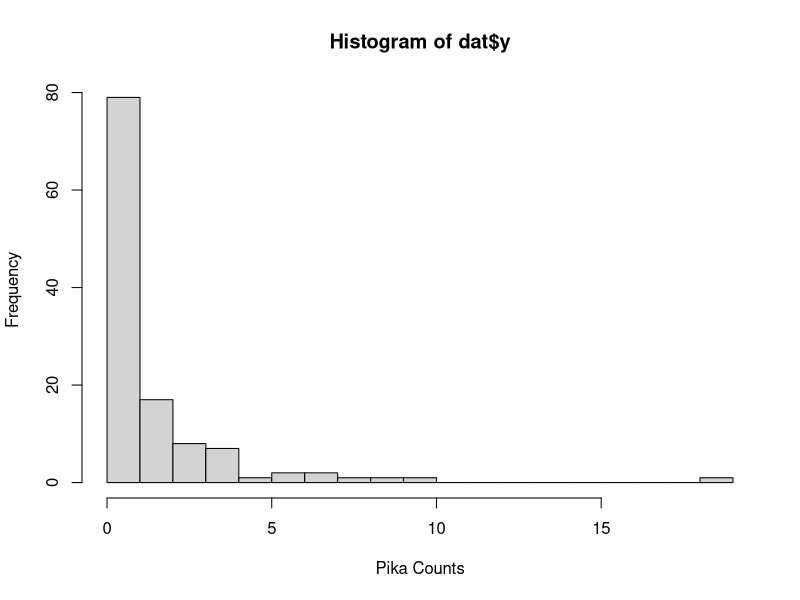
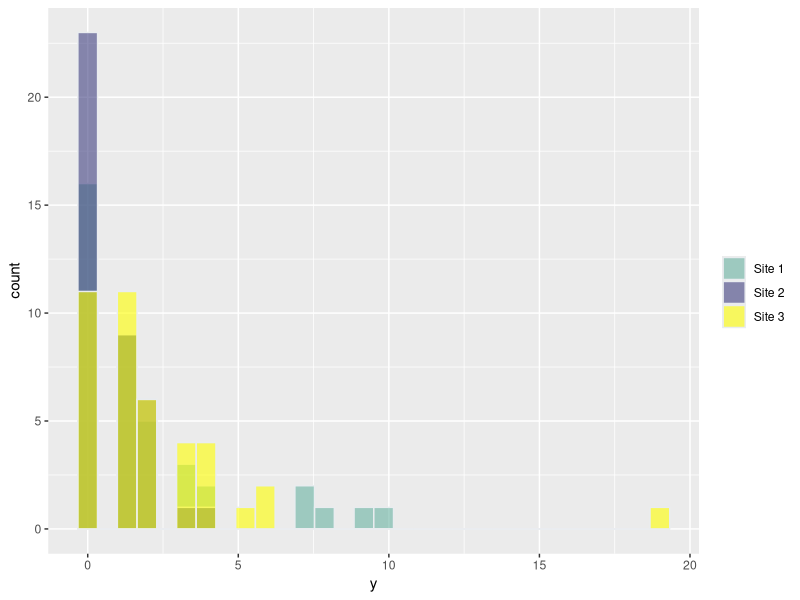
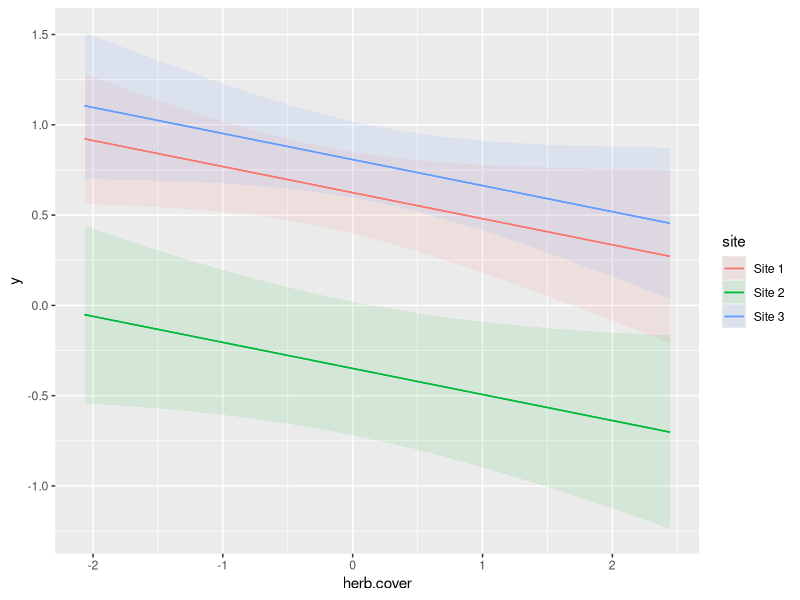
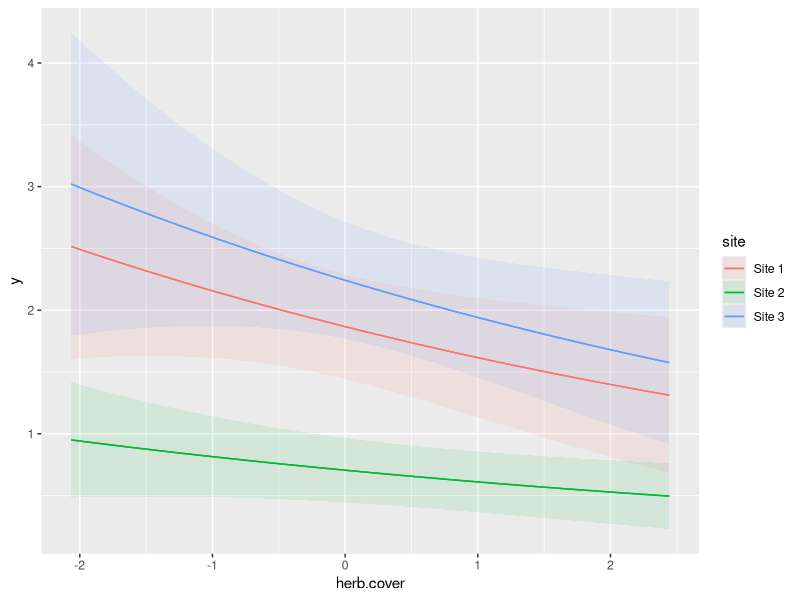
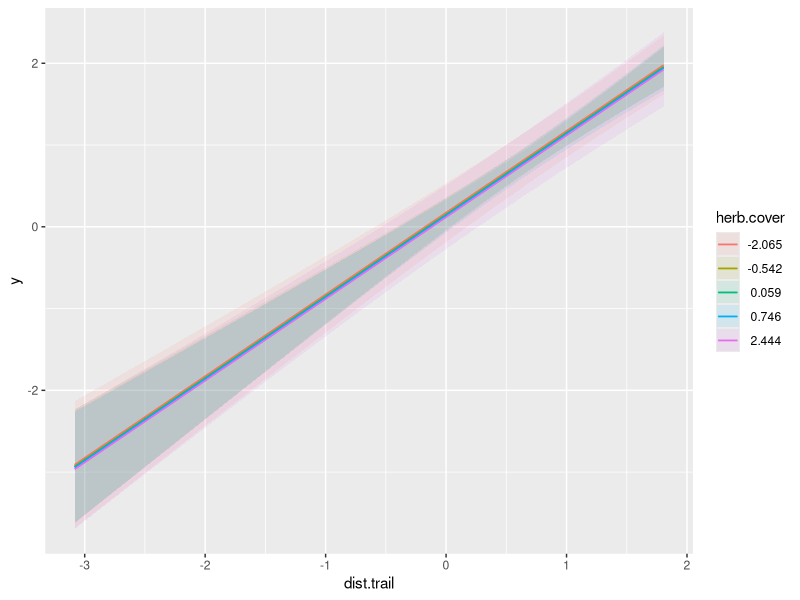
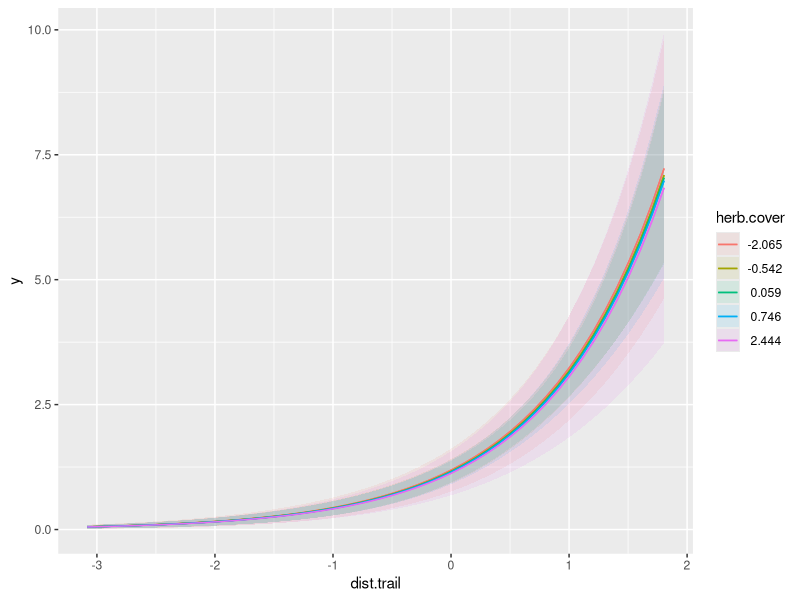
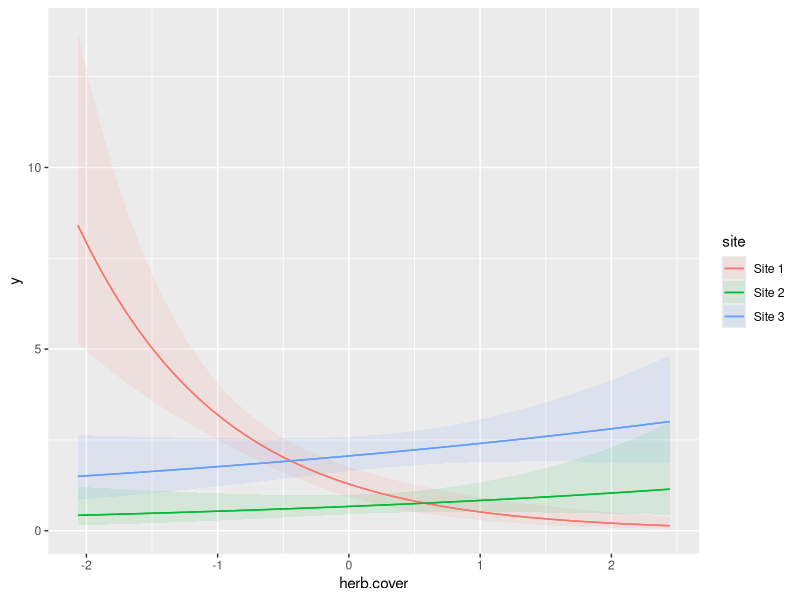
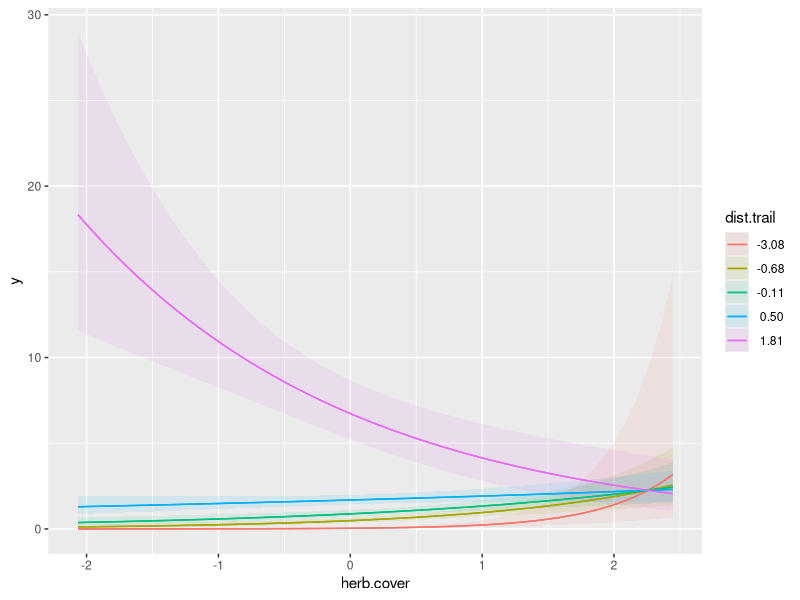

Write the R code that produced these figures, in order.
## ----eval=TRUE,echo=FALSE-------------------------------------------------------------------------------------------------------------------------------------------------------------------------
  n=120
  site=as.factor(rep(c("Site 1","Site 2", "Site 3"),n/3))
  set.seed(354)
  herb.cover = rnorm(n, 0, 1)
  dist.trail = rnorm(n, 0, 1)
  beta=c(0,-1,0.5,0.25,1,-0.25)
  X=model.matrix(~site+herb.cover*dist.trail)
  lambda = exp(X%*%beta)
  set.seed(3434)
  y = rpois(n, lambda)
  dat = data.frame(y=y,site=site,herb.cover=herb.cover,dist.trail=dist.trail)
  hist(dat$y,xlab="Pika Counts",breaks=20)  


## ----echo=FALSE, echo=FALSE-----------------------------------------------------------------------------------------------------------------------------------------------------------------------
library(ggplot2)
  ggplot(dat, aes(x=y, fill=site)) +
    geom_histogram( color="#e9ecef", alpha=0.6, position = 'identity') +
    scale_fill_manual(values=c("#69b3a2", "#404080",
                               "yellow")) +
    labs(fill="")


## ----eval=TRUE,echo=TRUE--------------------------------------------------------------------------------------------------------------------------------------------------------------------------
model = glm(y~site,
            data=dat, 
            family = poisson(link = 'log')
            )



## ----eval=TRUE,echo=TRUE--------------------------------------------------------------------------------------------------------------------------------------------------------------------------
summary(model)


## ----eval=TRUE,echo=TRUE--------------------------------------------------------------------------------------------------------------------------------------------------------------------------
model$converged
model$method
model$boundary
model$iter
model$control


## ----echo=TRUE, include=TRUE, eval=TRUE-----------------------------------------------------------------------------------------------------------------------------------------------------------
  #Here is our negative log-likelihood function with three
  #parameters - beta0, beta1, and beta2 (1)
  #inputs = design matrix X
  neg.log.like = function(par,X) {
    
    #linear model of parameters par and design matrix (X)
    lam=par[1]*X[,1]+par[2]*X[,2]+par[3]*X[,3]
    
    #neg log-likelihood
    sum(-dpois(y,lambda = exp(lam),log = TRUE))
  }


## ----echo=TRUE, include=TRUE, eval=TRUE-----------------------------------------------------------------------------------------------------------------------------------------------------------
#Use optim function with initial values and define the lower and upper limits of the possible values
  fit1 <- optim(
    par = c(0,0,0), #start
    X = X,
    fn = neg.log.like,
    method = "L-BFGS-B",
    lower = c(-10, -10, -10),
    upper = c(10, 10, 10)
  )



## ----echo=FALSE, include=TRUE, eval=TRUE----------------------------------------------------------------------------------------------------------------------------------------------------------
a =rbind(fit1$par,
      coef(model)
      )
rownames(a)=c("glm.fit","ours")
a


## ----eval=TRUE,echo=TRUE--------------------------------------------------------------------------------------------------------------------------------------------------------------------------
dat$site.re = relevel(dat$site,ref="Site 2")
levels(dat$site.re) 


## ----eval=TRUE,echo=TRUE--------------------------------------------------------------------------------------------------------------------------------------------------------------------------
model2 = glm(y~site.re,
             data = dat, 
             family = poisson(link = 'log')
            )
summary(model2)


## ----eval=TRUE,echo=FALSE-------------------------------------------------------------------------------------------------------------------------------------------------------------------------
a = rbind(coef(model),
          coef(model2)
          )
rownames(a)=c("Model1","Model2")

round(a,digits=4)



## ----eval=TRUE,echo=FALSE-------------------------------------------------------------------------------------------------------------------------------------------------------------------------
b = rbind(predict(model)[1:5],
      predict(model2)[1:5]
      )
rownames(b)=c("Model1","Model2")
round(b,digits=4)


## -------------------------------------------------------------------------------------------------------------------------------------------------------------------------------------------------
model.matrix(~dat$site)[1:5,]
model.matrix(~dat$site.re)[1:5,]


## ----echo=TRUE, eval=TRUE-------------------------------------------------------------------------------------------------------------------------------------------------------------------------
  model3=glm(y~site, 
             data = dat, 
             family = poisson(link = 'log'),
             contrasts = list(site = contr.sum)
            )


## ----echo=TRUE, eval=TRUE-------------------------------------------------------------------------------------------------------------------------------------------------------------------------
coef(model3)


## ----echo=TRUE, eval=TRUE-------------------------------------------------------------------------------------------------------------------------------------------------------------------------
sum(coef(model3)[-1]*(-1))


## ----echo=TRUE, eval=TRUE-------------------------------------------------------------------------------------------------------------------------------------------------------------------------
mean.group = aggregate(y, by=list(site=site),FUN=mean)
mean.group


## ----echo=TRUE, eval=TRUE-------------------------------------------------------------------------------------------------------------------------------------------------------------------------
#Site 1
exp(0.3584266 + 0.2964994)
as.numeric(predict(model3,type="response")[1])


## ----echo=TRUE, eval=TRUE-------------------------------------------------------------------------------------------------------------------------------------------------------------------------
#Site 2
exp(0.3584266 + -0.7151015 )
as.numeric(predict(model3,type="response")[2])


## ----echo=TRUE, eval=TRUE-------------------------------------------------------------------------------------------------------------------------------------------------------------------------
#Site 3
exp(0.3584266 + 0.4186021)
as.numeric(predict(model3,type="response")[3])


## ----echo=TRUE, eval=TRUE-------------------------------------------------------------------------------------------------------------------------------------------------------------------------
  model4=glm(y~0+site, 
             data=dat, 
             family = poisson(link = 'log')
            )

# No shared intercept
head(model.matrix(~0 + site, data = dat), n = 6)



## ----eval=TRUE,echo=FALSE-------------------------------------------------------------------------------------------------------------------------------------------------------------------------
c =rbind(coef(model),
         coef(model2),
         coef(model3),
         coef(model4)
        )
rownames(c)=c("Model1","Model2","Model3","Model4")
c


## ----eval=TRUE,echo=FALSE-------------------------------------------------------------------------------------------------------------------------------------------------------------------------
d=rbind(predict(model)[1:5],
      predict(model2)[1:5],
      predict(model3)[1:5],
      predict(model4)[1:5]
      )
rownames(d)=c("Model1","Model2","Model3","Model4")
d



## ----eval=TRUE,echo=FALSE-------------------------------------------------------------------------------------------------------------------------------------------------------------------------
d=rbind(model$deviance,
      model2$deviance,
      model3$deviance,
      model4$deviance
      )
rownames(d)=c("Model1","Model2","Model3","Model4")
d



## ----eval=FALSE, echo=TRUE------------------------------------------------------------------------------------------------------------------------------------------------------------------------
## 
## X = model.matrix(~Independent Variables)
## 
## #all variables in dat (additive)
## X = model.matrix(~., data = dat)
## 
## #all variables in dat (pair-wise interactions)
## X = model.matrix(~.^2, data = dat)
## 
## #all variables in dat (three way- interactions)
## X = model.matrix(~.^3, data = dat)
## 
## model = glm(y~ 0 + X, ...)
## 


## ----echo=FALSE,eval=TRUE-------------------------------------------------------------------------------------------------------------------------------------------------------------------------
set.seed(54345)
dat$area=rpois(n,dat$y*2)
dat$area[which(dat$area==0)]=2


## ----echo=TRUE,eval=TRUE--------------------------------------------------------------------------------------------------------------------------------------------------------------------------

model.rate1 = glm(y~site+offset(log(area)),
            data=dat, 
            family = poisson(link = 'log')
            )

model.rate2 = glm(y~site,
            offset = log(area),
            data=dat, 
            family = poisson(link = 'log')
            )

coef(model.rate1)
coef(model.rate2)



## ----echo=TRUE,eval=TRUE--------------------------------------------------------------------------------------------------------------------------------------------------------------------------
head(dat)


## ----echo=TRUE,eval=TRUE--------------------------------------------------------------------------------------------------------------------------------------------------------------------------
m1 = glm(y~site+herb.cover,data=dat,family = poisson(link = 'log'))
marginaleffects::plot_predictions(m1, condition=c("herb.cover","site"),type="link")


## ----echo=TRUE,eval=TRUE--------------------------------------------------------------------------------------------------------------------------------------------------------------------------
marginaleffects::plot_predictions(m1, 
                                  condition=c("herb.cover","site"),
                                  type="response")


## ----echo=TRUE,eval=TRUE--------------------------------------------------------------------------------------------------------------------------------------------------------------------------
m2 = glm(y~dist.trail+herb.cover,data=dat,family = poisson(link = 'log'))
marginaleffects::plot_predictions(m2, 
                                  condition=c("dist.trail","herb.cover"),
                                  type="link")


## ----echo=TRUE,eval=TRUE, fig.width=5, fig.height=5-----------------------------------------------------------------------------------------------------------------------------------------------
marginaleffects::plot_predictions(m2, 
                                  condition=c("dist.trail","herb.cover"),
                                  type="response")


## ----echo=TRUE,eval=TRUE, fig.width=10, fig.height=5----------------------------------------------------------------------------------------------------------------------------------------------
m3 = glm(y~site*herb.cover,data=dat,family = poisson(link = 'log'))
m3 = glm(y~site+herb.cover+site:herb.cover,data=dat,family = poisson(link = 'log'))
marginaleffects::plot_predictions(m3,condition=c("herb.cover","site"))


## ----echo=TRUE,eval=TRUE--------------------------------------------------------------------------------------------------------------------------------------------------------------------------
m4 = glm(y~herb.cover*dist.trail,data=dat, family = poisson(link = 'log'))
m4 = glm(y~herb.cover+dist.trail+herb.cover:dist.trail,data=dat,family = poisson(link = 'log'))
marginaleffects::plot_predictions(m4, condition=c("herb.cover","dist.trail"))


## ----echo=TRUE,eval=TRUE, fig.width=10, fig.height=5----------------------------------------------------------------------------------------------------------------------------------------------
m5 = glm(y~poly(dist.trail,2),data=dat,family = poisson(link = 'log'))
m5 = glm(y~dist.trail+I(dist.trail^2),data=dat,family = poisson(link = 'log'))
marginaleffects::plot_predictions(m5,condition=c("dist.trail"),type="link")

## ----echo=TRUE,eval=TRUE, fig.width=10, fig.height=5----------------------------------------------------------------------------------------------------------------------------------------------
m5 = glm(y~poly(dist.trail,2),data=dat,family = poisson(link = 'log'))
m5 = glm(y~dist.trail+I(dist.trail^2),data=dat,family = poisson(link = 'log'))
marginaleffects::plot_predictions(m5,condition=c("dist.trail"),type="response")
